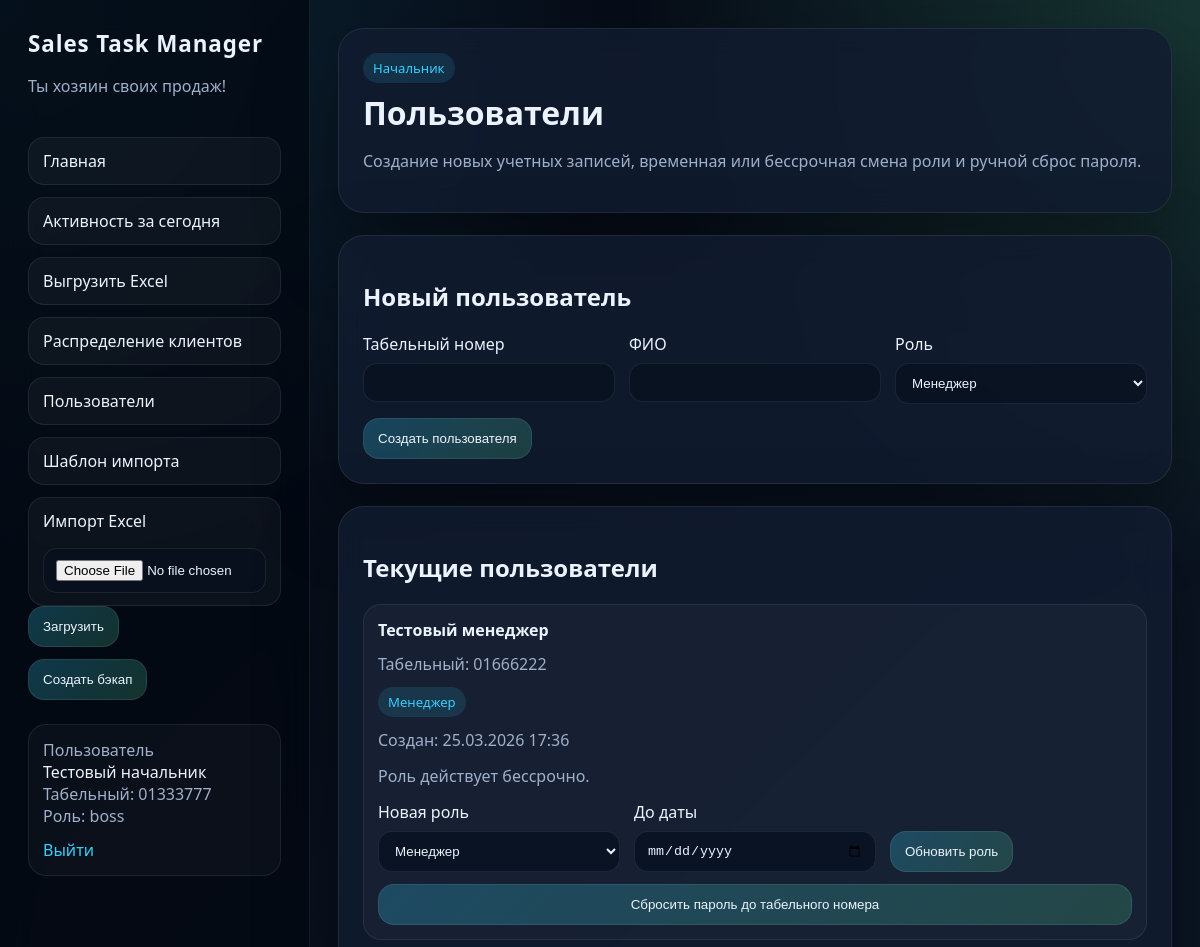
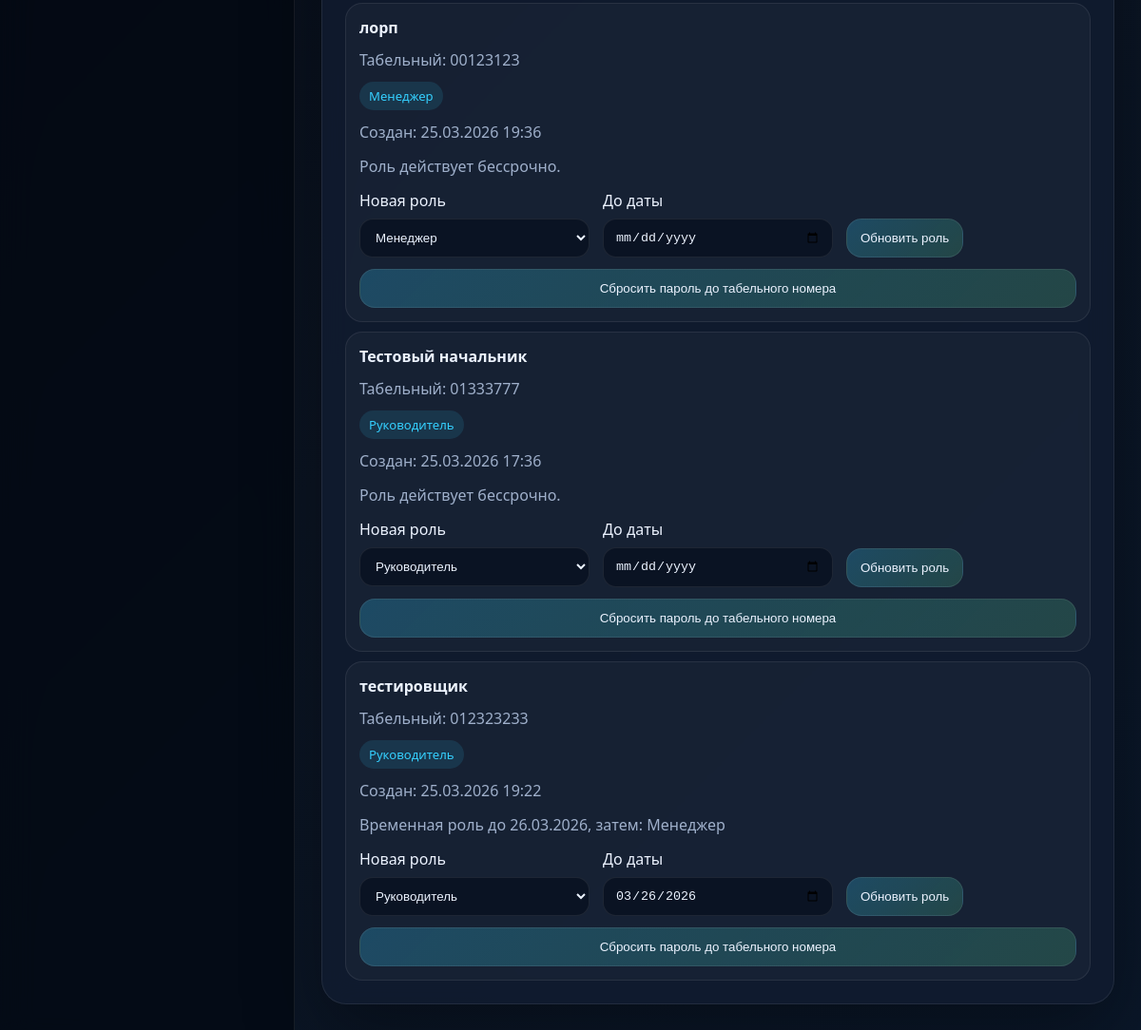
The app's page /boss/users (signed in) with its own data (2 pictures, top to bottom).
### app/models/entities.py (models this page shows)
class User(Base):
    __tablename__ = "users"
    id: Mapped[int] = mapped_column(Integer, primary_key=True)
    employee_id: Mapped[str] = mapped_column(String(32), unique=True, index=True)
    full_name: Mapped[str] = mapped_column(String(255))
    role: Mapped[str] = mapped_column(String(32), index=True)
    role_expires_at: Mapped[date | None] = mapped_column(Date, nullable=True)
    role_after_expiry: Mapped[str | None] = mapped_column(String(32), nullable=True)
    password_hash: Mapped[str] = mapped_column(String(255))
    must_change_password: Mapped[bool] = mapped_column(Boolean, default=False)
    is_active: Mapped[bool] = mapped_column(default=True)
    created_at: Mapped[datetime] = mapped_column(DateTime, default=datetime.utcnow)
    clients: Mapped[list["Client"]] = relationship(back_populates="assigned_manager")
    comments: Mapped[list["Comment"]] = relationship(back_populates="author")
    activities: Mapped[list["ActivityLog"]] = relationship(back_populates="actor")

### app/main.py (the view)
@app.get("/boss/users", response_class=HTMLResponse)
async def boss_users_page(
    request: Request,
    current_user: User = Depends(get_boss_user),
) -> HTMLResponse:
    async with SessionLocal() as session:
        user = await session.get(User, current_user.id)
        users = list((await session.execute(select(User).order_by(User.role.desc(), User.full_name.asc()))).scalars())
    return render(
        request,
        "boss_users.html",
        {
            "current_user": user,
            "users": users,
            "create_error": None,
        },
    )

### app/templates/boss_users.html (shortened to what this page needs)
{% extends "base.html" %}
{% block content %}
<section class="hero compact">
    <div>
        <div class="badge">Начальник</div>
        <h1>Пользователи</h1>
        <p class="muted">Создание новых учетных записей, временная или бессрочная смена роли и ручной сброс пароля.</p>
    </div>
</section>
<section class="panel">
    <div class="panel-header">
        <h2>Новый пользователь</h2>
    </div>
    <form method="post" action="/boss/users" class="filter-grid filter-grid-wide">
        <label>
            <span>Табельный номер</span>
            <input type="text" name="employee_id" required>
        </label>
        <label>
            <span>ФИО</span>
            <input type="text" name="full_name" required>
        </label>
        <label>
            <span>Роль</span>
            <select name="role" required>
                <option value="manager">Менеджер</option>
            </select>
        </label>
        <div class="filter-actions">
            <button type="submit">Создать пользователя</button>
        </div>
    </form>
</section>
<section class="panel">
    <div class="panel-header">
        <h2>Текущие пользователи</h2>
    </div>
    <div class="row-list-body">
        {% for user in users %}
        <div class="row-item admin-user-card">
            <div class="user-row-grid">
                <div><strong>{{ user.full_name }}</strong></div>
                <div class="muted">Табельный: {{ user.employee_id }}</div>
                <div><span class="tag">{{ 'Руководитель' if user.role == 'boss' else 'Менеджер' }}</span></div>
                <div class="muted">Создан: {{ user.created_at.strftime('%d.%m.%Y %H:%M') }}</div>
            </div>
            <div class="muted">
                {% if user.role_expires_at %}
                Временная роль до {{ user.role_expires_at.strftime('%d.%m.%Y') }}, затем: {{ 'Руководитель' if user.role_after_expiry == 'boss' else 'Менеджер' }}
                {% else %}
                Роль действует бессрочно.
                {% endif %}
            </div>
            <div class="admin-actions-grid">
                <form method="post" action="/boss/users/{{ user.id }}/role" class="filter-grid filter-grid-wide">
                    <label>
                        <span>Новая роль</span>
                        <select name="role" required>
                            <option value="manager" {% if user.role == 'manager' %}selected{% endif %}>Менеджер</option>
                            <option value="boss" {% if user.role == 'boss' %}selected{% endif %}>Руководитель</option>
                        </select>
                    </label>
                    <label>
                        <span>До даты</span>
                        <input type="date" name="role_valid_until" value="{{ user.role_expires_at.isoformat() if user.role_expires_at else '' }}">
                    </label>
                    <div class="filter-actions">
                        <button type="submit">Обновить роль</button>
                    </div>
                </form>
                <form method="post" action="/boss/users/{{ user.id }}/reset-password" class="inline-reset-form">
                    <button type="submit">Сбросить пароль до табельного номера</button>
                </form>
            </div>
        </div>
        {% else %}
        <div class="empty-state">Пользователей пока нет.</div>
        {% endfor %}
    </div>
</section>
{% endblock %}

### app/templates/base.html (shortened to what this page needs)
<!DOCTYPE html>
<html lang="ru">
<head>
    <link rel="stylesheet" href="{{ url_for('static', path='css/styles.css') }}">
</head>
<body>
    <div class="app-shell">
        <aside class="sidebar">
            <div>
                <div class="brand">Sales Task Manager</div>
                <p class="brand-caption">Ты хозяин своих продаж!</p>
            </div>
            {% if current_user %}
            <nav class="nav">
                <a href="/dashboard">Главная</a>
                <a href="/activity">Активность за сегодня</a>
                <a href="/export">Выгрузить Excel</a>
                {% if current_user.role == "boss" %}
                <a href="/boss/distribution">Распределение клиентов</a>
                <a href="/boss/users">Пользователи</a>
                <a href="/import/template">Шаблон импорта</a>
                <form action="/import" method="post" enctype="multipart/form-data" class="import-form">
                    <label class="file-label">
                        <span>Импорт Excel</span>
                        <input type="file" name="file" accept=".xlsx" required>
                    </label>
                    <button type="submit">Загрузить</button>
                </form>
                <form action="/backup" method="post">
                    <button type="submit">Создать бэкап</button>
                </form>
                {% endif %}
            </nav>
            <div class="user-card">
                <div class="muted">Пользователь</div>
                <div>{{ current_user.full_name }}</div>
                <div class="muted">Табельный: {{ current_user.employee_id }}</div>
                <div class="muted">Роль: {{ current_user.role }}</div>
                <a class="logout-link" href="/logout">Выйти</a>
            </div>
            {% endif %}
        </aside>
        <main class="content">
            {% block content %}{% endblock %}
        </main>
    </div>
</body>
</html>

### app/static/css/styles.css (style rules this page uses)
:root { --bg: #08111f; --bg-soft: rgba(13, 23, 39, 0.92); --panel: rgba(17, 28, 48, 0.84); --line: rgba(255, 255, 255, 0.08); --text: #ecf3ff; --muted: #9fb0cb; --accent: #35d0ff; --accent-2: #60f5a1; --shadow: 0 30px 80px rgba(0, 0, 0, 0.35); }
* { box-sizing: border-box; }
body { margin: 0; font-family: "Segoe UI", sans-serif; color: var(--text); background: radial-gradient(circle at top left, rgba(53, 208, 255, 0.16), transparent 26%), radial-gradient(circle at top right, rgba(96, 245, 161, 0.16), transparent 24%), linear-gradient(135deg, #040812 0%, #0b1422 55%, #0a1729 100%); min-height: 100vh; }
a { color: inherit; text-decoration: none; }
.app-shell { display: grid; grid-template-columns: 310px 1fr; min-height: 100vh; }
.sidebar { padding: 28px; border-right: 1px solid var(--line); background: rgba(4, 9, 18, 0.74); backdrop-filter: blur(18px); display: flex; flex-direction: column; gap: 24px; }
.brand { font-size: 1.4rem; font-weight: 700; letter-spacing: 0.04em; }
.brand-caption, .muted { color: var(--muted); }
.nav, .stack-form { display: flex; flex-direction: column; gap: 12px; }
.nav a, button, .file-label, .secondary-link, .eye-link { border: 1px solid var(--line); border-radius: 16px; padding: 12px 14px; background: rgba(255, 255, 255, 0.04); transition: 0.2s ease; }
button { color: var(--text); cursor: pointer; background: linear-gradient(135deg, rgba(53, 208, 255, 0.24), rgba(96, 245, 161, 0.18)); }
.content { padding: 28px; }
.hero, .panel, .client-card, .login-card, .stat-card, .funnel-card { border: 1px solid var(--line); background: var(--panel); backdrop-filter: blur(14px); box-shadow: var(--shadow); }
.hero, .panel, .client-card { border-radius: 26px; padding: 24px; margin-bottom: 22px; }
.hero h1, .login-card h1 { margin: 8px 0 10px; font-size: 2rem; }
.badge, .tag { display: inline-flex; align-items: center; padding: 6px 10px; border-radius: 999px; background: rgba(53, 208, 255, 0.12); color: var(--accent); font-size: 0.82rem; }
.panel-header, .client-card-head, .actions, .client-meta { display: flex; justify-content: space-between; gap: 16px; align-items: center; }
.form-grid, .filter-grid { display: grid; grid-template-columns: repeat(auto-fit, minmax(180px, 1fr)); gap: 14px; }
.filter-grid-wide { grid-template-columns: repeat(auto-fit, minmax(220px, 1fr)); }
.filter-actions { display: flex; gap: 12px; align-items: end; }
label { display: flex; flex-direction: column; gap: 8px; }
input, textarea, select { width: 100%; border: 1px solid var(--line); border-radius: 14px; padding: 11px 12px; color: var(--text); background: rgba(8, 17, 31, 0.78); }
.comments-box, .activity-item, .user-card, .error-box, .hint, .row-item { border: 1px solid var(--line); border-radius: 18px; padding: 14px; background: rgba(255, 255, 255, 0.03); }
.compact-card, .admin-user-card, .inline-reset-form { display: flex; flex-direction: column; gap: 14px; }
.admin-actions-grid { display: grid; gap: 12px; }
.row-list-body { display: flex; flex-direction: column; gap: 10px; }
.user-row-grid { display: grid; grid-template-columns: 1.2fr 1fr 0.9fr 1fr; gap: 12px; align-items: center; }
.file-label input { margin-top: 8px; }
.logout-link { display: inline-block; margin-top: 12px; color: var(--accent); }
@media (max-width: 1200px) { .row-list-grid, .user-row-grid { grid-template-columns: 1fr; } }

### records on screen
User: full_name "Тестовый начальник", employee_id "01333777", role "boss", role "Руководитель", created_at "25.03.2026 17:36", shows "Роль действует бессрочно."
User: full_name "Тестовый менеджер", employee_id "01666222", role "Менеджер", created_at "25.03.2026 17:36", shows "Роль действует бессрочно."
User: full_name "лорп", employee_id "00123123", role "Менеджер", created_at "25.03.2026 19:36", shows "Роль действует бессрочно."
User: full_name "тестировщик", employee_id "012323233", role "Руководитель", created_at "25.03.2026 19:22", role_expires_at "26.03.2026", role_after_expiry "Менеджер", role_valid_until "03/26/2026"
